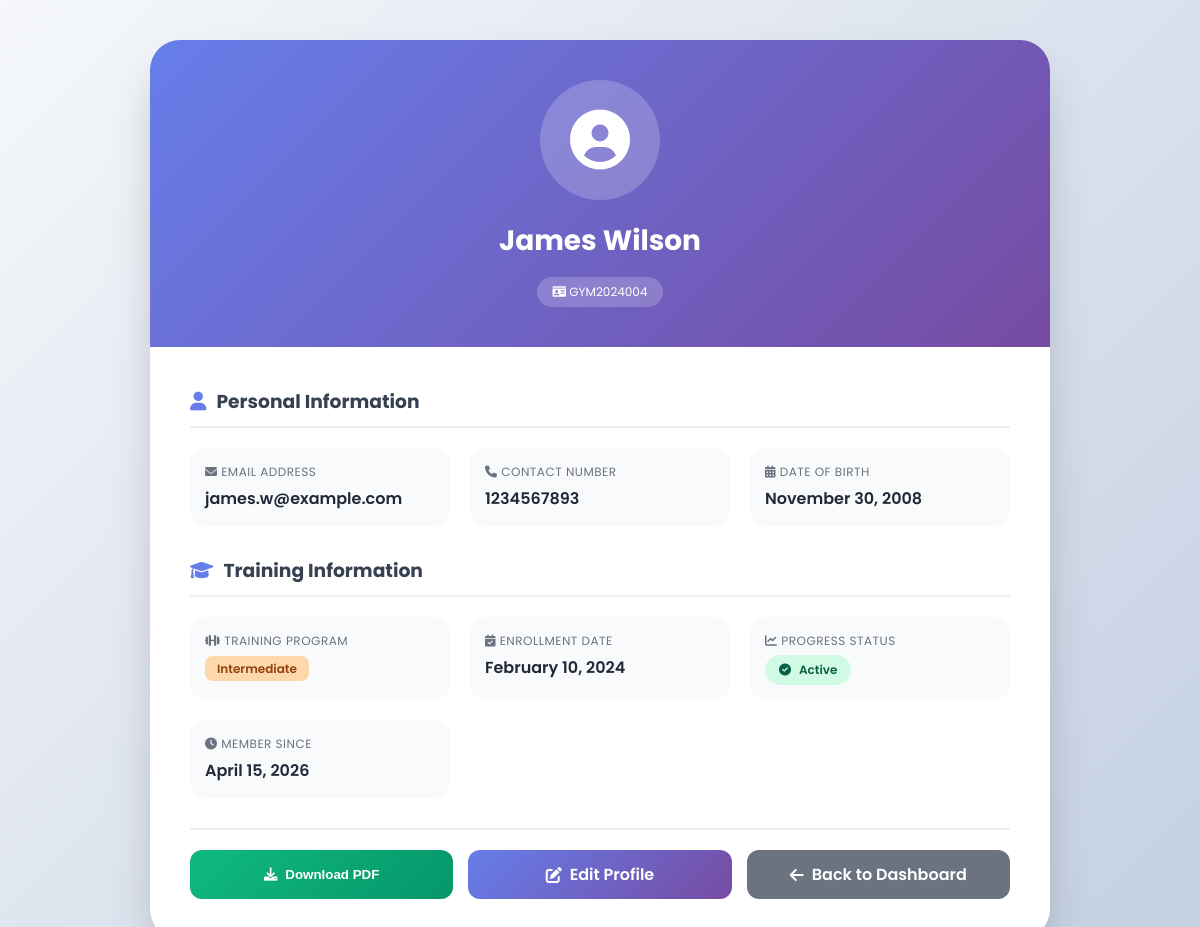
Page /profile.php?id=4 (signed in) on the committed database.
### tables this page shows
CREATE TABLE IF NOT EXISTS gymnasts (
    id INT AUTO_INCREMENT PRIMARY KEY,
    membership_id VARCHAR(20) UNIQUE NOT NULL,
    full_name VARCHAR(100) NOT NULL,
    email VARCHAR(100) NOT NULL,
    contact_no VARCHAR(20) NOT NULL,
    date_of_birth DATE NOT NULL,
    training_program ENUM('Beginner', 'Intermediate', 'Advanced') NOT NULL,
    enrollment_date DATE NOT NULL,
    progress_status ENUM('Active', 'On Hold', 'Completed') DEFAULT 'Active',
    created_at TIMESTAMP DEFAULT CURRENT_TIMESTAMP,
    updated_at TIMESTAMP DEFAULT CURRENT_TIMESTAMP ON UPDATE CURRENT_TIMESTAMP,
    INDEX idx_membership (membership_id),
    INDEX idx_status (progress_status),
    INDEX idx_program (training_program)
);

### config/db.php (called while the page is built, shortened)
<?php
class Database {
    private static $instance = null;
    private $connection;
    private $host = 'localhost';
    private $username = 'root';
    private $password = 'Narutostorm4';
    private $database = 'gymnastics_academy';
    private function __construct() {
        $this->connection = new mysqli(
            $this->host,
            $this->username,
            $this->password,
            $this->database
        );
        $this->connection->set_charset("utf8mb4");
    }
    public static function getInstance() {
        if (self::$instance === null) {
            self::$instance = new Database();
        }
        return self::$instance;
    }
    public function executeQuery($sql, $types = "", $params = []) {
        $stmt = $this->connection->prepare($sql);
        if ($stmt && !empty($params)) {
            $stmt->bind_param($types, ...$params);
        }
        $stmt->execute();
        return $stmt;
    }
}
?>

### includes/GymnastManager.php (called while the page is built, shortened)
<?php
require_once 'config/db.php';
class GymnastManager {
    private $db;
    public function __construct() {
        $this->db = Database::getInstance();
    }
    public function getGymnastById($id) {
        $sql = "SELECT * FROM gymnasts WHERE id = ?";
        $stmt = $this->db->executeQuery($sql, "i", [$id]);
        $result = $stmt->get_result();
        return $result->fetch_assoc();
    }
}
?>

### auth.php (called while the page is built, shortened)
<?php
require_once 'config/db.php';
class Auth {
    public function isAdmin() {
        return isset($_SESSION['role']) && $_SESSION['role'] === 'admin';
    }
}
?>

### profile.php (the view, shortened to what this page needs)
<?php
require_once 'auth.php';
require_once 'includes/GymnastManager.php';
$auth = new Auth();
$gymnastManager = new GymnastManager();
$gymnast_id = intval($_GET['id']);
$gymnast = $gymnastManager->getGymnastById($gymnast_id);
?>
<!DOCTYPE html>
<html lang="en">
<head>
    <link rel="stylesheet" href="https://cdnjs.cloudflare.com/ajax/libs/font-awesome/6.0.0/css/all.min.css">
</head>
<body>
    <div class="profile-container">
        <div class="profile-card" id="profileContent">
            <div class="card-header">
                <div class="profile-avatar">
                    <i class="fas fa-user-circle"></i>
                </div>
                <h2><?php echo htmlspecialchars($gymnast['full_name']); ?></h2>
                <div class="membership-badge">
                    <i class="fas fa-id-card"></i> <?php echo htmlspecialchars($gymnast['membership_id']); ?>
                </div>
            </div>
            <div class="card-body">
                <div class="info-section">
                    <h3><i class="fas fa-user"></i> Personal Information</h3>
                    <div class="info-grid">
                        <div class="info-item">
                            <div class="info-label"><i class="fas fa-envelope"></i> Email Address</div>
                            <div class="info-value"><?php echo htmlspecialchars($gymnast['email']); ?></div>
                        </div>
                        <div class="info-item">
                            <div class="info-label"><i class="fas fa-phone"></i> Contact Number</div>
                            <div class="info-value"><?php echo htmlspecialchars($gymnast['contact_no']); ?></div>
                        </div>
                        <div class="info-item">
                            <div class="info-label"><i class="fas fa-calendar-alt"></i> Date of Birth</div>
                            <div class="info-value"><?php echo date('F j, Y', strtotime($gymnast['date_of_birth'])); ?></div>
                        </div>
                    </div>
                </div>
                <div class="info-section">
                    <h3><i class="fas fa-graduation-cap"></i> Training Information</h3>
                    <div class="info-grid">
                        <div class="info-item">
                            <div class="info-label"><i class="fas fa-dumbbell"></i> Training Program</div>
                            <div class="info-value">
                                <span class="program-badge program-<?php echo strtolower($gymnast['training_program']); ?>">
                                    <?php echo htmlspecialchars($gymnast['training_program']); ?>
                                </span>
                            </div>
                        </div>
                        <div class="info-item">
                            <div class="info-label"><i class="fas fa-calendar-check"></i> Enrollment Date</div>
                            <div class="info-value"><?php echo date('F j, Y', strtotime($gymnast['enrollment_date'])); ?></div>
                        </div>
                        <div class="info-item">
                            <div class="info-label"><i class="fas fa-chart-line"></i> Progress Status</div>
                            <div class="info-value">
                                <span class="status-badge status-<?php echo strtolower(str_replace(' ', '', $gymnast['progress_status'])); ?>">
                                    <i class="fas <?php echo $gymnast['progress_status'] == 'Active' ? 'fa-check-circle' : ($gymnast['progress_status'] == 'On Hold' ? 'fa-pause-circle' : 'fa-check-double'); ?>"></i>
                                    <?php echo $gymnast['progress_status']; ?>
                                </span>
                            </div>
                        </div>
                        <div class="info-item">
                            <div class="info-label"><i class="fas fa-clock"></i> Member Since</div>
                            <div class="info-value"><?php echo date('F j, Y', strtotime($gymnast['created_at'])); ?></div>
                        </div>
                    </div>
                </div>
                <div class="action-buttons">
                    <button onclick="downloadProfilePDF()" class="btn btn-success">
                        <i class="fas fa-download"></i> Download PDF
                    </button>
                    <?php if ($auth->isAdmin()): ?>
                    <a href="update.php?id=<?php echo $gymnast['id']; ?>" class="btn btn-primary">
                        <i class="fas fa-edit"></i> Edit Profile
                    </a>
                    <?php endif; ?>
                    <a href="dashboard.php" class="btn btn-secondary">
                        <i class="fas fa-arrow-left"></i> Back to Dashboard
                    </a>
                </div>
            </div>
        </div>
    </div>
</body>
</html>

### profile.php (style rules this page uses)
* { margin: 0; padding: 0; box-sizing: border-box; }
body { font-family: 'Poppins', sans-serif; background: linear-gradient(135deg, #f5f7fa 0%, #c3cfe2 100%); min-height: 100vh; padding: 40px 20px; }
.profile-container { max-width: 900px; margin: 0 auto; }
.profile-card { background: white; border-radius: 30px; box-shadow: 0 25px 50px -12px rgba(0,0,0,0.25); overflow: hidden; }
.card-header { background: linear-gradient(135deg, #667eea 0%, #764ba2 100%); padding: 40px; text-align: center; color: white; position: relative; }
.profile-avatar { width: 120px; height: 120px; background: rgba(255,255,255,0.2); border-radius: 50%; display: flex; align-items: center; justify-content: center; margin: 0 auto 20px; }
.profile-avatar i { font-size: 60px; color: white; }
.card-header h2 { font-size: 28px; margin-bottom: 5px; }
.membership-badge { display: inline-block; background: rgba(255,255,255,0.2); padding: 6px 16px; border-radius: 50px; font-size: 12px; margin-top: 10px; }
.card-body { padding: 40px; }
.info-section { margin-bottom: 30px; }
.info-section h3 { color: #374151; margin-bottom: 20px; padding-bottom: 10px; border-bottom: 2px solid #f0f0f0; display: flex; align-items: center; gap: 10px; }
.info-section h3 i { color: #667eea; }
.info-grid { display: grid; grid-template-columns: repeat(auto-fit, minmax(250px, 1fr)); gap: 20px; }
.info-item { padding: 15px; background: #f9fafb; border-radius: 15px; }
.info-label { font-size: 12px; color: #6b7280; margin-bottom: 5px; text-transform: uppercase; letter-spacing: 0.5px; }
.info-value { font-size: 16px; font-weight: 600; color: #1f2937; }
.status-badge { display: inline-flex; align-items: center; gap: 8px; padding: 6px 14px; border-radius: 50px; font-size: 12px; font-weight: 600; }
.status-active { background: #d1fae5; color: #065f46; }
.program-badge { padding: 4px 12px; border-radius: 8px; font-size: 12px; font-weight: 600; }
.program-intermediate { background: #fed7aa; color: #92400e; }
.action-buttons { display: flex; gap: 15px; margin-top: 30px; padding-top: 20px; border-top: 2px solid #f0f0f0; }
.btn { flex: 1; padding: 12px; border: none; border-radius: 12px; font-weight: 600; cursor: pointer; text-decoration: none; display: inline-flex; align-items: center; justify-content: center; gap: 8px; transition: all 0.3s; }
.btn-primary { background: linear-gradient(135deg, #667eea, #764ba2); color: white; }
.btn-secondary { background: #6b7280; color: white; }
.btn-success { background: linear-gradient(135deg, #10b981, #059669); color: white; }

### rows in the picture
gymnasts: full_name "James Wilson", membership "GYM2024004", email "james.w@example.com", contact_no "1234567893", date_of_birth "November 30, 2008", training_program "Intermediate", enrollment_date "February 10, 2024", progress_status "Active", created_at "April 15, 2026"
